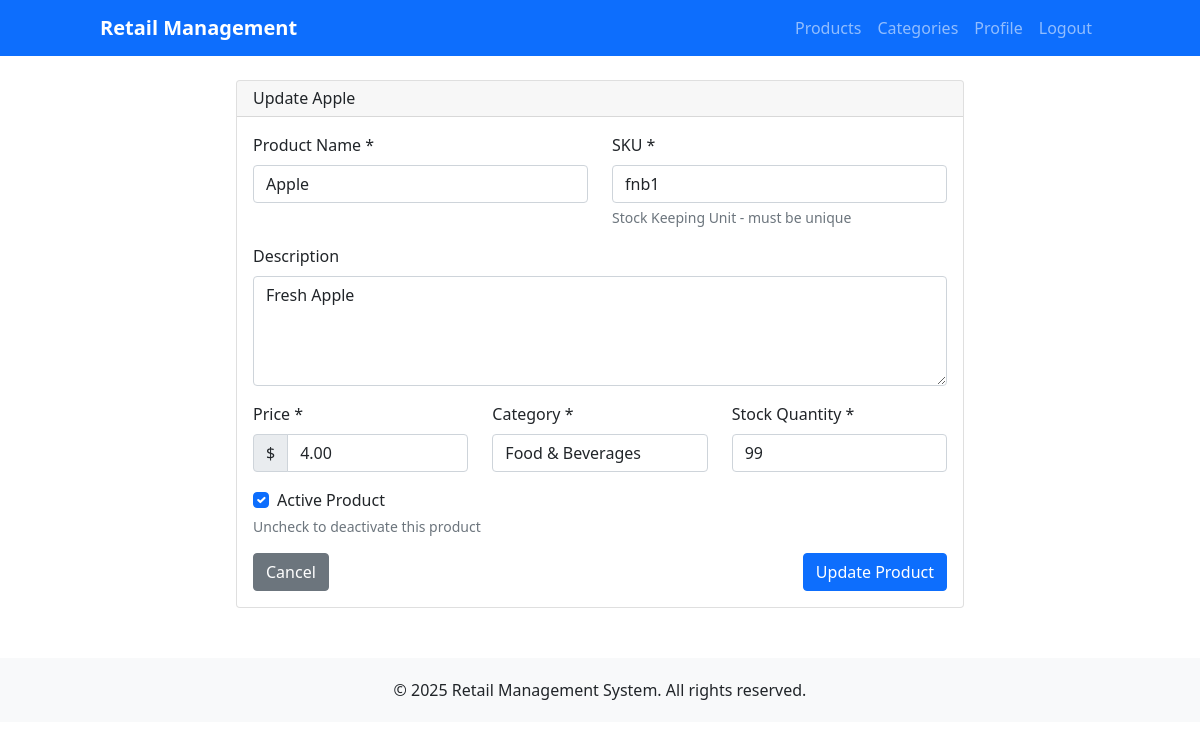
/products/1/update/ (signed in), run on an earlier commit of the app's database.
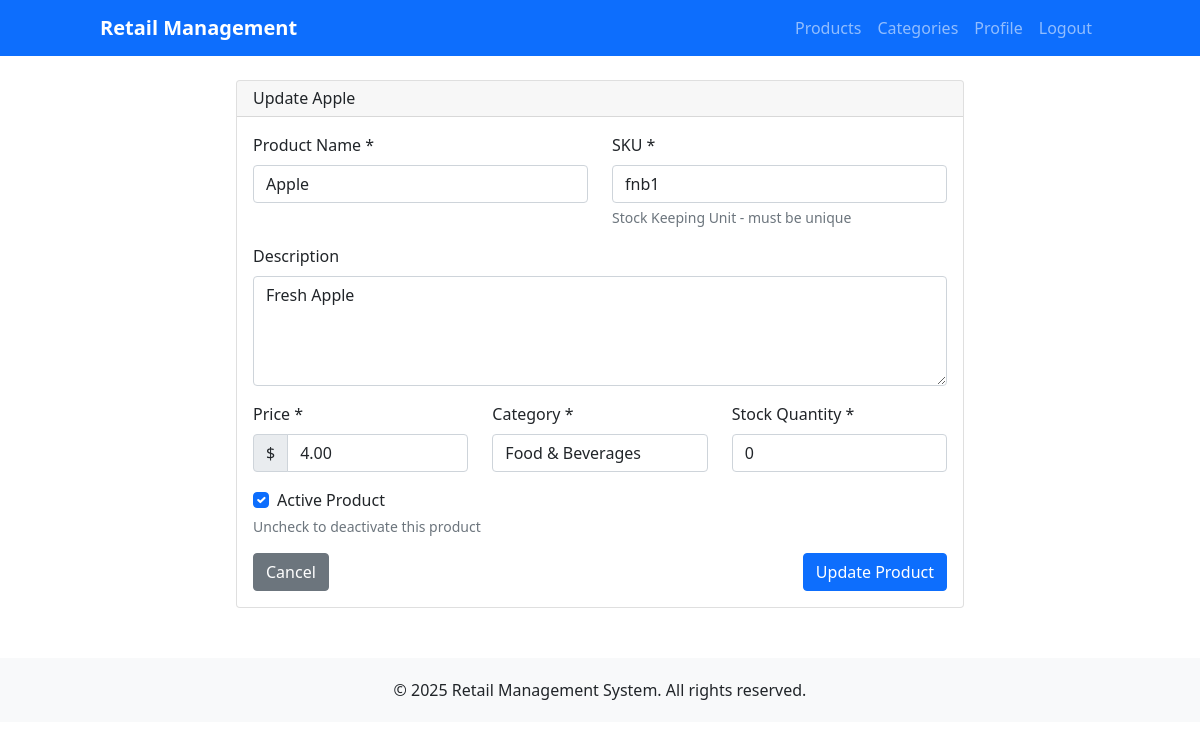
And on a later commit of the database.
### products/models.py (models this page shows, shortened)
class Product(models.Model):
    name = models.CharField(max_length=200)
    description = models.TextField(blank=True)
    sku = models.CharField(max_length=50, unique=True, help_text="Stock Keeping Unit")
    price = models.DecimalField(
        max_digits=10,
        decimal_places=2,
        validators=[MinValueValidator(Decimal('0.01'))]
    )
    category = models.ForeignKey(Category, on_delete=models.CASCADE, related_name='products')
    stock_quantity = models.PositiveIntegerField(default=0)
    is_active = models.BooleanField(default=True)
    created_at = models.DateTimeField(auto_now_add=True)
    updated_at = models.DateTimeField(auto_now=True)
    class Meta:
        ordering = ['name']
        indexes = [
            models.Index(fields=['sku']),
            models.Index(fields=['category']),
            models.Index(fields=['is_active']),
        ]

### products/views.py (the view)
# urls.py: path('<int:pk>/update/', views.product_update, name='product_update'),
@admin_required
def product_update(request, pk):
    product = get_object_or_404(Product, pk=pk)
    if request.method == 'POST':
        form = ProductForm(request.POST, instance=product)
        if form.is_valid():
            product = form.save()
            messages.success(request, f'Product "{product.name}" updated successfully!')
            return redirect('products:product_detail', pk=product.pk)
    else:
        form = ProductForm(instance=product)
    context = {
        'form': form,
        'title': f'Update {product.name}',
        'product': product,
    }
    return render(request, 'products/product_form.html', context)

### products/forms.py
class ProductForm(forms.ModelForm):
    class Meta:
        model = Product
        fields = ['name', 'description', 'sku', 'price', 'category', 'stock_quantity', 'is_active']
        widgets = {
            'description': forms.Textarea(attrs={'rows': 4}),
            'price': forms.NumberInput(attrs={'step': '0.01', 'min': '0.01'}),
            'stock_quantity': forms.NumberInput(attrs={'min': '0'}),
        }
    def __init__(self, *args, **kwargs):
        super().__init__(*args, **kwargs)
        for field_name, field in self.fields.items():
            field.widget.attrs['class'] = 'form-control'
            if field_name == 'is_active':
                field.widget.attrs['class'] = 'form-check-input'

### accounts/context_processors.py (called while the page is built)
def user_admin_status(request):
    if request.user.is_authenticated:
        if request.user.is_superuser:
            return {'user_is_admin': True}
        if hasattr(request.user, 'profile'):
            return {'user_is_admin': request.user.profile.is_admin}
    return {'user_is_admin': False}

### cart/models.py (called while the page is built)
    def get_total_items(self):
        return self.__len__()

### products/models.py (called while the page is built)
    def __str__(self):
        return self.name

### templates/products/product_form.html (shortened to what this page needs)
{% extends 'accounts/base.html' %}
{% block content %}
<div class="row justify-content-center">
    <div class="col-md-8">
        <div class="card">
            <div class="card-header">
                <h4 class="mb-0">{{ title }}</h4>
            </div>
            <div class="card-body">
                <form method="post">
                    <div class="row">
                        <div class="col-md-6 mb-3">
                            <label for="{{ form.name.id_for_label }}" class="form-label">Product Name *</label>
                            {{ form.name }}
                        </div>
                        <div class="col-md-6 mb-3">
                            <label for="{{ form.sku.id_for_label }}" class="form-label">SKU *</label>
                            {{ form.sku }}
                            <div class="form-text">Stock Keeping Unit - must be unique</div>
                        </div>
                    </div>
                    <div class="mb-3">
                        <label for="{{ form.description.id_for_label }}" class="form-label">Description</label>
                        {{ form.description }}
                    </div>
                    <div class="row">
                        <div class="col-md-4 mb-3">
                            <label for="{{ form.price.id_for_label }}" class="form-label">Price *</label>
                            <div class="input-group">
                                <span class="input-group-text">$</span>
                                {{ form.price }}
                            </div>
                        </div>
                        <div class="col-md-4 mb-3">
                            <label for="{{ form.category.id_for_label }}" class="form-label">Category *</label>
                            {{ form.category }}
                        </div>
                        <div class="col-md-4 mb-3">
                            <label for="{{ form.stock_quantity.id_for_label }}" class="form-label">Stock Quantity *</label>
                            {{ form.stock_quantity }}
                        </div>
                    </div>
                    <div class="mb-3">
                        <div class="form-check">
                            {{ form.is_active }}
                            <label class="form-check-label" for="{{ form.is_active.id_for_label }}">
                                Active Product
                            </label>
                        </div>
                        <div class="form-text">Uncheck to deactivate this product</div>
                    </div>
                    <div class="d-flex justify-content-between">
                        <a href="{% if product %}{% url 'products:product_detail' product.pk %}{% else %}{% url 'products:product_list' %}{% endif %}" class="btn btn-secondary">
                            Cancel
                        </a>
                        <button type="submit" class="btn btn-primary">
                            {% if product %}Update Product{% else %}Create Product{% endif %}
                        </button>
                    </div>
                </form>
            </div>
        </div>
    </div>
</div>
{% endblock %}

What changed in the data, as far as the page shows it:
changed Product "Apple": stock_quantity "99" → "0"
